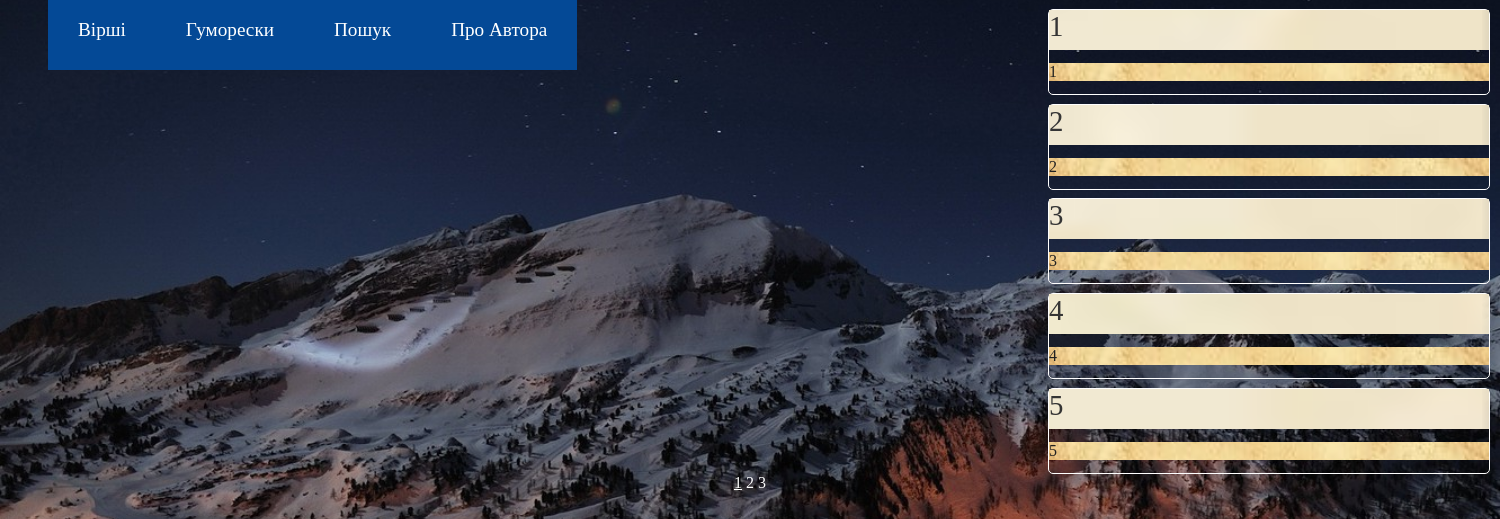
Page /humoresques/1 on the earlier database version.
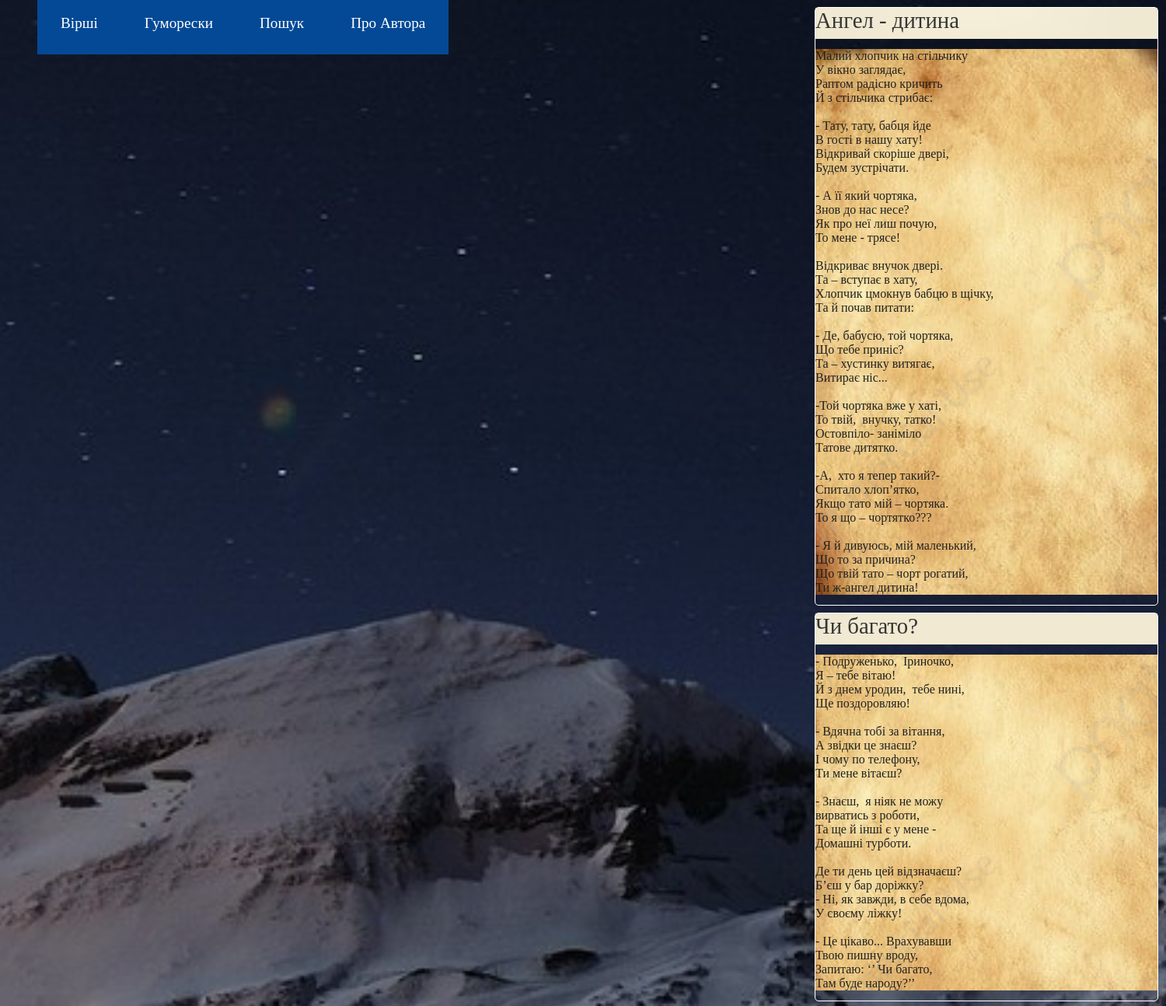
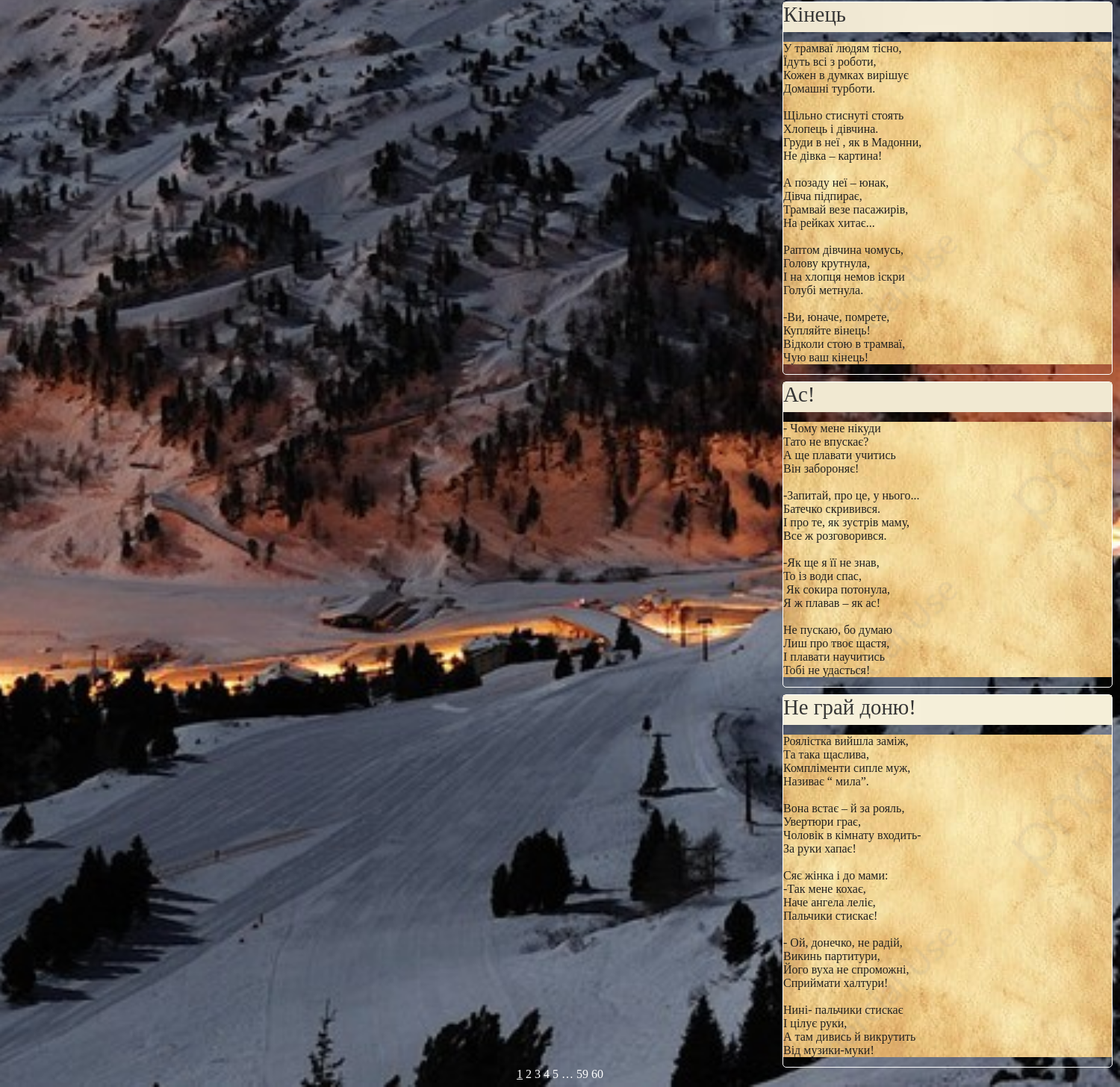
Same page on the later database version (2 pictures, top to bottom).
### app/models.py (models this page shows)
class Humoresque(db.Model):
    id = db.Column(db.Integer, primary_key=True)
    title = db.Column(db.String(20), unique=True)
    text = db.Column(db.String(1028), unique=True)

### app/routes.py (the view)
@app.route('/humoresques/<int:hum_page_num>')
def humoresques(hum_page_num):
    humoresques = Humoresque.query.paginate(per_page=5, page=hum_page_num, error_out=True)
    return render_template('humoresques.html', title='Гуморески',  humoresques=humoresques)

### app/templates/humoresques.html
{% extends "base.html" %}
{% block app_content %}
    {% for humoresque in humoresques.items %}
        {% include "_humoresque.html" %}
    {% endfor %}
    <div class="pagination-links">
    {% for page in humoresques.iter_pages() %}
        {% if page %}
            {% if page != humoresques.page %}
                <a href="{{ url_for('humoresques', hum_page_num=page) }}">{{ page }}</a>
            {% else %}
                <u style="color: white;">{{ page }}</u>
            {% endif %}
        {% else %}
            <span class=ellipsis style="color: white;">…</span>
        {% endif %}
    {% endfor %}
    </div>
{% endblock %}

### app/templates/base.html (shortened to what this page needs)
<html>
    <head>
        <link rel="stylesheet" href="{{ url_for('static', filename='styles.css') }}"/>
    </head>
    <body>
        <div id="navbar-container">
            <div id="navbar">
                <div class="link-div">
                    <nav>
                        <ul class="nav-links">
                            <li><a href="{{ url_for('poems', page_num=1) }}">Вірші</a></li>
                            <li><a href="{{ url_for('humoresques', hum_page_num=1) }}">Гуморески</a></li>
                            <li><a href="{{ url_for('search') }}">Пошук</a></li>
                            <li><a href="{{ url_for('about') }}">Про Автора</a></li>
                        </ul>
                    </nav>
                </div>
            </div>
        </div>
            {% block content %}
            <div class="container-fluid" style="margin-top: 100px;">
                {% block app_content %}{% endblock %}
            </div>
            {% endblock %}
    </body>
</html>

### app/templates/_humoresque.html
{% extends "base.html" %}
{% block app_content %}
    <div id="poem-container">
        <div id="title">{{humoresque.title}}</div>
        <pre><div id="text">{{humoresque.text}}</div></pre>
    </div>
{% endblock %}

Differences in the rows shown:
changed Humoresque: title "1" → "Ангел - дитина"; text "1" → "Малий хлопчик на стільчику У вікно заглядає, Раптом радісно кричить Й з стільчика стрибає: - Тату, тату, бабця йде В гості в нашу хату! Відкривай скоріше двері, Будем зустрічати. - А її який чортяка, Знов до нас несе? Як про неї лиш почую, То мене - трясе! Відкриває внучок двері. Та – вступає в хату, Хлопчик цмокнув бабцю в щічку, Та й почав питати: - Де, бабусю, той чортяка, Що тебе приніс? Та – хустинку витягає, Витирає ніс... -Той чортяка вже у хаті, То твій, внучку, татко! Остовпіло- заніміло Татове дитятко. -А, хто я тепер такий?- Спитало хлоп’ятко, Якщо тато мій – чортяка. То я що – чортятко??? - Я й дивуюсь, мій маленький, Що то за причина? Що твій тато – чорт рогатий, Ти ж-ангел…"
changed Humoresque: title "2" → "Чи багато?"; text "2" → "- Подруженько, Іриночко, Я – тебе вітаю! Й з днем уродин, тебе нині, Ще поздоровляю! - Вдячна тобі за вітання, А звідки це знаєш? І чому по телефону, Ти мене вітаєш? - Знаєш, я ніяк не можу вирватись з роботи, Та ще й інші є у мене - Домашні турботи. Де ти день цей відзначаєш? Б’єш у бар доріжку? - Ні, як завжди, в себе вдома, У своєму ліжку! - Це цікаво... Врахувавши Твою пишну вроду, Запитаю: ‘’ Чи багато, Там буде народу?’’"
changed Humoresque: title "3" → "Кінець"; text "3" → "У трамваї людям тісно, Їдуть всі з роботи, Кожен в думках вирішує Домашні турботи. Щільно стиснуті стоять Хлопець і дівчина. Груди в неї , як в Мадонни, Не дівка – картина! А позаду неї – юнак, Дівча підпирає, Трамвай везе пасажирів, На рейках хитає... Раптом дівчина чомусь, Голову крутнула, І на хлопця немов іскри Голубі метнула. -Ви, юначе, помрете, Купляйте вінець! Відколи стою в трамваї, Чую ваш кінець!"
changed Humoresque: title "4" → "Ас!"; text "4" → "- Чому мене нікуди Тато не впускає? А ще плавати учитись Він забороняє! -Запитай, про це, у нього... Батечко скривився. І про те, як зустрів маму, Все ж розговорився. -Як ще я її не знав, То із води спас, Як сокира потонула, Я ж плавав – як ас! Не пускаю, бо думаю Лиш про твоє щастя, І плавати научитись Тобі не удасться!"
changed Humoresque: title "5" → "Не грай доню!"; text "5" → "Роялістка вийшла заміж, Та така щаслива, Компліменти сипле муж, Називає “ мила”. Вона встає – й за рояль, Увертюри грає, Чоловік в кімнату входить- За руки хапає! Сяє жінка і до мами: -Так мене кохає, Наче ангела леліє, Пальчики стискає! - Ой, донечко, не радій, Викинь партитури, Його вуха не спроможні, Сприймати халтури! Нині- пальчики стискає І цілує руки, А там дивись й викрутить Від музики-муки!"
Other differences:
new list line: "4"
new list line: "5"
new list line: "59"
new list line: "60"
